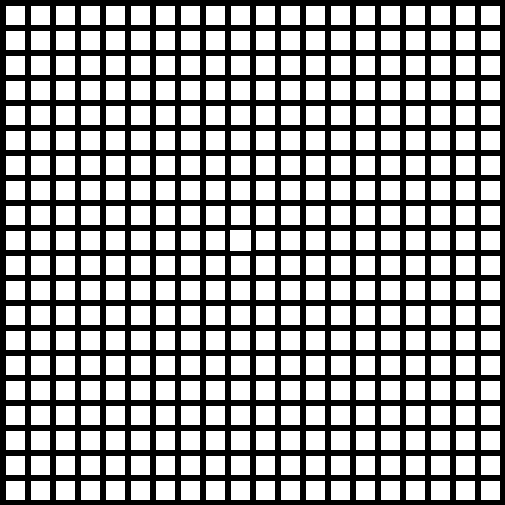
Frame 1 (no input)
Frame 60 (the mouse pressed at the canvas centre just before this capture): identical to frame 1, image omitted
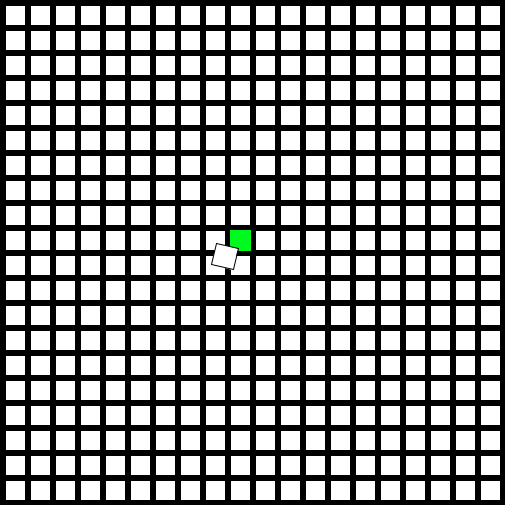
Frame 120 (the mouse held since frame 60 and released just before this capture)

The Processing sketch that drew these frames (run headless with seeded random() and noise(); from frame 60 on, the mouse is pressed at the canvas centre):

// Processing sketch: processing_119231
// ── processing_119231.pde

void setup()
{
size(505,505);
}
 
void draw()
{
background(#000000);

rect(5, 5, 20, 20);
rect(30, 5, 20, 20);
rect(55, 5, 20, 20);
rect(80, 5, 20, 20);
rect(105, 5, 20, 20);
rect(130, 5, 20, 20);
rect(155, 5, 20, 20);
rect(180, 5, 20, 20);
rect(205, 5, 20, 20);
rect(230, 5, 20, 20);
rect(255, 5, 20, 20);
rect(280, 5, 20, 20);
rect(305, 5, 20, 20);
rect(330, 5, 20, 20);
rect(355, 5, 20, 20);
rect(380, 5, 20, 20);
rect(405, 5, 20, 20);
rect(430, 5, 20, 20);
rect(455, 5, 20, 20);
rect(480, 5, 20, 20);

rect(5, 30, 20, 20);
rect(30, 30, 20, 20);
rect(55, 30, 20, 20);
rect(80, 30, 20, 20);
rect(105, 30, 20, 20);
rect(130, 30, 20, 20);
rect(155, 30, 20, 20);
rect(180, 30, 20, 20);
rect(205, 30, 20, 20);
rect(230, 30, 20, 20);
rect(255, 30, 20, 20);
rect(280, 30, 20, 20);
rect(305, 30, 20, 20);
rect(330, 30, 20, 20);
rect(355, 30, 20, 20);
rect(380, 30, 20, 20);
rect(405, 30, 20, 20);
rect(430, 30, 20, 20);
rect(455, 30, 20, 20);
rect(480, 30, 20, 20);

rect(5, 55, 20, 20);
rect(30, 55, 20, 20);
rect(55, 55, 20, 20);
rect(80, 55, 20, 20);
rect(105, 55, 20, 20);
rect(130, 55, 20, 20);
rect(155, 55, 20, 20);
rect(180, 55, 20, 20);
rect(205, 55, 20, 20);
rect(230, 55, 20, 20);
rect(255, 55, 20, 20);
rect(280, 55, 20, 20);
rect(305, 55, 20, 20);
rect(330, 55, 20, 20);
rect(355, 55, 20, 20);
rect(380, 55, 20, 20);
rect(405, 55, 20, 20);
rect(430, 55, 20, 20);
rect(455, 55, 20, 20);
rect(480, 55, 20, 20);

rect(5, 80, 20, 20);
rect(30, 80, 20, 20);
rect(55, 80, 20, 20);
rect(80, 80, 20, 20);
rect(105, 80, 20, 20);
rect(130, 80, 20, 20);
rect(155, 80, 20, 20);
rect(180, 80, 20, 20);
rect(205, 80, 20, 20);
rect(230, 80, 20, 20);
rect(255, 80, 20, 20);
rect(280, 80, 20, 20);
rect(305, 80, 20, 20);
rect(330, 80, 20, 20);
rect(355, 80, 20, 20);
rect(380, 80, 20, 20);
rect(405, 80, 20, 20);
rect(430, 80, 20, 20);
rect(455, 80, 20, 20);
rect(480, 80, 20, 20);

rect(5, 105, 20, 20);
rect(30, 105, 20, 20);
rect(55, 105, 20, 20);
rect(80, 105, 20, 20);
rect(105, 105, 20, 20);
rect(130, 105, 20, 20);
rect(155, 105, 20, 20);
rect(180, 105, 20, 20);
rect(205, 105, 20, 20);
rect(230, 105, 20, 20);
rect(255, 105, 20, 20);
rect(280, 105, 20, 20);
rect(305, 105, 20, 20);
rect(330, 105, 20, 20);
rect(355, 105, 20, 20);
rect(380, 105, 20, 20);
rect(405, 105, 20, 20);
rect(430, 105, 20, 20);
rect(455, 105, 20, 20);
rect(480, 105, 20, 20);

rect(5, 130, 20, 20);
rect(30, 130, 20, 20);
rect(55, 130, 20, 20);
rect(80, 130, 20, 20);
rect(105, 130, 20, 20);
rect(130, 130, 20, 20);
rect(155, 130, 20, 20);
rect(180, 130, 20, 20);
rect(205, 130, 20, 20);
rect(230, 130, 20, 20);
rect(255, 130, 20, 20);
rect(280, 130, 20, 20);
rect(305, 130, 20, 20);
rect(330, 130, 20, 20);
rect(355, 130, 20, 20);
rect(380, 130, 20, 20);
rect(405, 130, 20, 20);
rect(430, 130, 20, 20);
rect(455, 130, 20, 20);
rect(480, 130, 20, 20);

rect(5, 155, 20, 20);
rect(30, 155, 20, 20);
rect(55, 155, 20, 20);
rect(80, 155, 20, 20);
rect(105, 155, 20, 20);
rect(130, 155, 20, 20);
rect(155, 155, 20, 20);
rect(180, 155, 20, 20);
rect(205, 155, 20, 20);
rect(230, 155, 20, 20);
rect(255, 155, 20, 20);
rect(280, 155, 20, 20);
rect(305, 155, 20, 20);
rect(330, 155, 20, 20);
rect(355, 155, 20, 20);
rect(380, 155, 20, 20);
rect(405, 155, 20, 20);
rect(430, 155, 20, 20);
rect(455, 155, 20, 20);
rect(480, 155, 20, 20);

rect(5, 180, 20, 20);
rect(30, 180, 20, 20);
rect(55, 180, 20, 20);
rect(80, 180, 20, 20);
rect(105, 180, 20, 20);
rect(130, 180, 20, 20);
rect(155, 180, 20, 20);
rect(180, 180, 20, 20);
rect(205, 180, 20, 20);
rect(230, 180, 20, 20);
rect(255, 180, 20, 20);
rect(280, 180, 20, 20);
rect(305, 180, 20, 20);
rect(330, 180, 20, 20);
rect(355, 180, 20, 20);
rect(380, 180, 20, 20);
rect(405, 180, 20, 20);
rect(430, 180, 20, 20);
rect(455, 180, 20, 20);
rect(480, 180, 20, 20);

rect(5, 205, 20, 20);
rect(30, 205, 20, 20);
rect(55, 205, 20, 20);
rect(80, 205, 20, 20);
rect(105, 205, 20, 20);
rect(130, 205, 20, 20);
rect(155, 205, 20, 20);
rect(180, 205, 20, 20);
rect(205, 205, 20, 20);
rect(230, 205, 20, 20);
rect(255, 205, 20, 20);
rect(280, 205, 20, 20);
rect(305, 205, 20, 20);
rect(330, 205, 20, 20);
rect(355, 205, 20, 20);
rect(380, 205, 20, 20);
rect(405, 205, 20, 20);
rect(430, 205, 20, 20);
rect(455, 205, 20, 20);
rect(480, 205, 20, 20);

rect(5, 230, 20, 20);
rect(30, 230, 20, 20);
rect(55, 230, 20, 20);
rect(80, 230, 20, 20);
rect(105, 230, 20, 20);
rect(130, 230, 20, 20);
rect(155, 230, 20, 20);
rect(180, 230, 20, 20);
rect(205, 230, 20, 20);

fill(#00FA1F);
rect(229, 229, 22, 22);


fill(#FFFFFF);
rect(255, 230, 20, 20);
rect(280, 230, 20, 20);
rect(305, 230, 20, 20);
rect(330, 230, 20, 20);
rect(355, 230, 20, 20);
rect(380, 230, 20, 20);
rect(405, 230, 20, 20);
rect(430, 230, 20, 20);
rect(455, 230, 20, 20);
rect(480, 230, 20, 20);

rect(5, 255, 20, 20);
rect(30, 255, 20, 20);
rect(55, 255, 20, 20);
rect(80, 255, 20, 20);
rect(105, 255, 20, 20);
rect(130, 255, 20, 20);
rect(155, 255, 20, 20);
rect(180, 255, 20, 20);
rect(205, 255, 20, 20);
rect(230, 255, 20, 20);
rect(255, 255, 20, 20);
rect(280, 255, 20, 20);
rect(305, 255, 20, 20);
rect(330, 255, 20, 20);
rect(355, 255, 20, 20);
rect(380, 255, 20, 20);
rect(405, 255, 20, 20);
rect(430, 255, 20, 20);
rect(455, 255, 20, 20);
rect(480, 255, 20, 20);

rect(5, 280, 20, 20);
rect(30, 280, 20, 20);
rect(55, 280, 20, 20);
rect(80, 280, 20, 20);
rect(105, 280, 20, 20);
rect(130, 280, 20, 20);
rect(155, 280, 20, 20);
rect(180, 280, 20, 20);
rect(205, 280, 20, 20);
rect(230, 280, 20, 20);
rect(255, 280, 20, 20);
rect(280, 280, 20, 20);
rect(305, 280, 20, 20);
rect(330, 280, 20, 20);
rect(355, 280, 20, 20);
rect(380, 280, 20, 20);
rect(405, 280, 20, 20);
rect(430, 280, 20, 20);
rect(455, 280, 20, 20);
rect(480, 280, 20, 20);

rect(5, 305, 20, 20);
rect(30, 305, 20, 20);
rect(55, 305, 20, 20);
rect(80, 305, 20, 20);
rect(105, 305, 20, 20);
rect(130, 305, 20, 20);
rect(155, 305, 20, 20);
rect(180, 305, 20, 20);
rect(205, 305, 20, 20);
rect(230, 305, 20, 20);
rect(255, 305, 20, 20);
rect(280, 305, 20, 20);
rect(305, 305, 20, 20);
rect(330, 305, 20, 20);
rect(355, 305, 20, 20);
rect(380, 305, 20, 20);
rect(405, 305, 20, 20);
rect(430, 305, 20, 20);
rect(455, 305, 20, 20);
rect(480, 305, 20, 20);

rect(5, 330, 20, 20);
rect(30, 330, 20, 20);
rect(55, 330, 20, 20);
rect(80, 330, 20, 20);
rect(105, 330, 20, 20);
rect(130, 330, 20, 20);
rect(155, 330, 20, 20);
rect(180, 330, 20, 20);
rect(205, 330, 20, 20);
rect(230, 330, 20, 20);
rect(255, 330, 20, 20);
rect(280, 330, 20, 20);
rect(305, 330, 20, 20);
rect(330, 330, 20, 20);
rect(355, 330, 20, 20);
rect(380, 330, 20, 20);
rect(405, 330, 20, 20);
rect(430, 330, 20, 20);
rect(455, 330, 20, 20);
rect(480, 330, 20, 20);

rect(5, 355, 20, 20);
rect(30, 355, 20, 20);
rect(55, 355, 20, 20);
rect(80, 355, 20, 20);
rect(105, 355, 20, 20);
rect(130, 355, 20, 20);
rect(155, 355, 20, 20);
rect(180, 355, 20, 20);
rect(205, 355, 20, 20);
rect(230, 355, 20, 20);
rect(255, 355, 20, 20);
rect(280, 355, 20, 20);
rect(305, 355, 20, 20);
rect(330, 355, 20, 20);
rect(355, 355, 20, 20);
rect(380, 355, 20, 20);
rect(405, 355, 20, 20);
rect(430, 355, 20, 20);
rect(455, 355, 20, 20);
rect(480, 355, 20, 20);

rect(5, 380, 20, 20);
rect(30, 380, 20, 20);
rect(55, 380, 20, 20);
rect(80, 380, 20, 20);
rect(105, 380, 20, 20);
rect(130, 380, 20, 20);
rect(155, 380, 20, 20);
rect(180, 380, 20, 20);
rect(205, 380, 20, 20);
rect(230, 380, 20, 20);
rect(255, 380, 20, 20);
rect(280, 380, 20, 20);
rect(305, 380, 20, 20);
rect(330, 380, 20, 20);
rect(355, 380, 20, 20);
rect(380, 380, 20, 20);
rect(405, 380, 20, 20);
rect(430, 380, 20, 20);
rect(455, 380, 20, 20);
rect(480, 380, 20, 20);

rect(5, 405, 20, 20);
rect(30, 405, 20, 20);
rect(55, 405, 20, 20);
rect(80, 405, 20, 20);
rect(105, 405, 20, 20);
rect(130, 405, 20, 20);
rect(155, 405, 20, 20);
rect(180, 405, 20, 20);
rect(205, 405, 20, 20);
rect(230, 405, 20, 20);
rect(255, 405, 20, 20);
rect(280, 405, 20, 20);
rect(305, 405, 20, 20);
rect(330, 405, 20, 20);
rect(355, 405, 20, 20);
rect(380, 405, 20, 20);
rect(405, 405, 20, 20);
rect(430, 405, 20, 20);
rect(455, 405, 20, 20);
rect(480, 405, 20, 20);

rect(5, 430, 20, 20);
rect(30, 430, 20, 20);
rect(55, 430, 20, 20);
rect(80, 430, 20, 20);
rect(105, 430, 20, 20);
rect(130, 430, 20, 20);
rect(155, 430, 20, 20);
rect(180, 430, 20, 20);
rect(205, 430, 20, 20);
rect(230, 430, 20, 20);
rect(255, 430, 20, 20);
rect(280, 430, 20, 20);
rect(305, 430, 20, 20);
rect(330, 430, 20, 20);
rect(355, 430, 20, 20);
rect(380, 430, 20, 20);
rect(405, 430, 20, 20);
rect(430, 430, 20, 20);
rect(455, 430, 20, 20);
rect(480, 430, 20, 20);

rect(5, 455, 20, 20);
rect(30, 455, 20, 20);
rect(55, 455, 20, 20);
rect(80, 455, 20, 20);
rect(105, 455, 20, 20);
rect(130, 455, 20, 20);
rect(155, 455, 20, 20);
rect(180, 455, 20, 20);
rect(205, 455, 20, 20);
rect(230, 455, 20, 20);
rect(255, 455, 20, 20);
rect(280, 455, 20, 20);
rect(305, 455, 20, 20);
rect(330, 455, 20, 20);
rect(355, 455, 20, 20);
rect(380, 455, 20, 20);
rect(405, 455, 20, 20);
rect(430, 455, 20, 20);
rect(455, 455, 20, 20);
rect(480, 455, 20, 20);

rect(5, 480, 20, 20);
rect(30, 480, 20, 20);
rect(55, 480, 20, 20);
rect(80, 480, 20, 20);
rect(105, 480, 20, 20);
rect(130, 480, 20, 20);
rect(155, 480, 20, 20);
rect(180, 480, 20, 20);
rect(205, 480, 20, 20);
rect(230, 480, 20, 20);
rect(255, 480, 20, 20);
rect(280, 480, 20, 20);
rect(305, 480, 20, 20);
rect(330, 480, 20, 20);
rect(355, 480, 20, 20);
rect(380, 480, 20, 20);
rect(405, 480, 20, 20);
rect(430, 480, 20, 20);
rect(455, 480, 20, 20);
rect(480, 480, 20, 20);
translate(170,190);

float winkel = map(mouseX,0,500,0,radians(30));
rotate(winkel);
  rect(59, 39, 22, 22);
}
